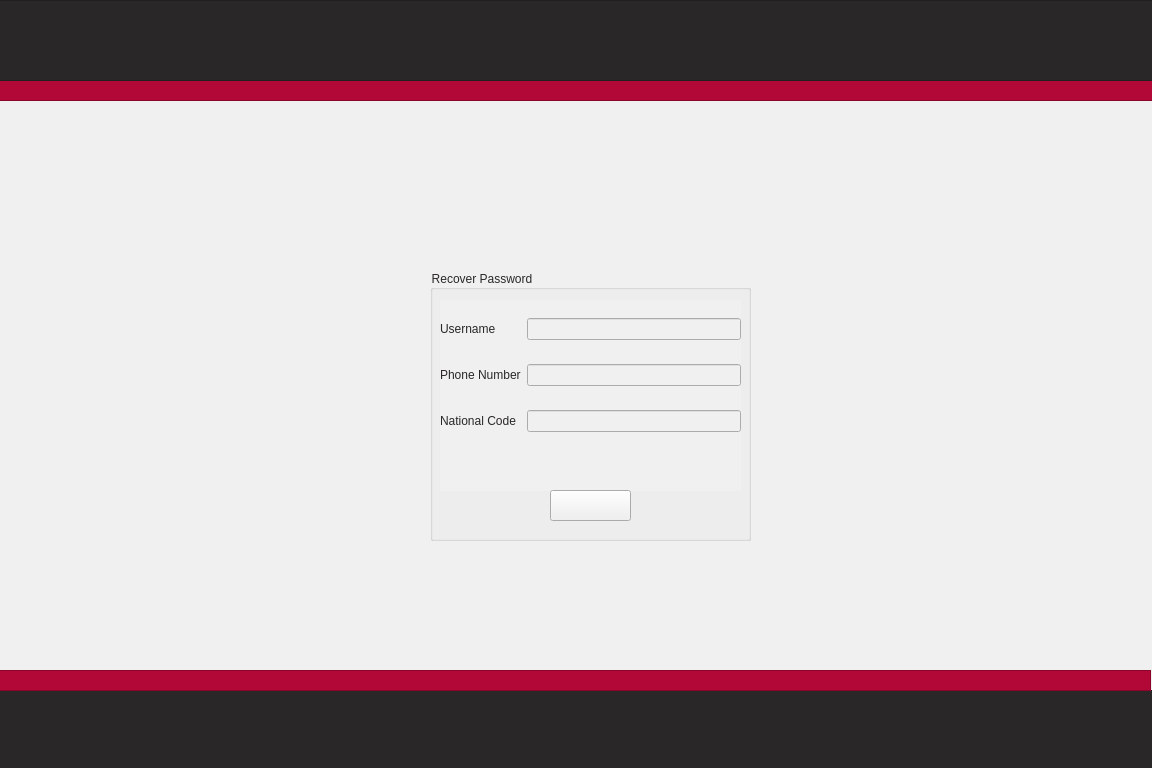
<?xml version="1.0" encoding="UTF-8"?>
<ui version="4.0">
 <class>ForgotPassPage</class>
 <widget class="QWidget" name="ForgotPassPage">
  <property name="geometry">
   <rect>
    <x>0</x>
    <y>0</y>
    <width>1152</width>
    <height>768</height>
   </rect>
  </property>
  <property name="maximumSize">
   <size>
    <width>1152</width>
    <height>768</height>
   </size>
  </property>
  <property name="windowTitle">
   <string>Form</string>
  </property>
  <property name="styleSheet">
   <string notr="true">background-color: rgb(240, 240, 240);</string>
  </property>
  <widget class="QFrame" name="frame_4">
   <property name="geometry">
    <rect>
     <x>-10</x>
     <y>80</y>
     <width>1181</width>
     <height>21</height>
    </rect>
   </property>
   <property name="styleSheet">
    <string notr="true">background-color: rgb(178, 8, 55);</string>
   </property>
   <property name="frameShape">
    <enum>QFrame::StyledPanel</enum>
   </property>
   <property name="frameShadow">
    <enum>QFrame::Raised</enum>
   </property>
  </widget>
  <widget class="QFrame" name="frame_3">
   <property name="geometry">
    <rect>
     <x>-10</x>
     <y>0</y>
     <width>1171</width>
     <height>81</height>
    </rect>
   </property>
   <property name="styleSheet">
    <string notr="true">background-color: rgb(41, 39, 40);</string>
   </property>
   <property name="frameShape">
    <enum>QFrame::StyledPanel</enum>
   </property>
   <property name="frameShadow">
    <enum>QFrame::Raised</enum>
   </property>
  </widget>
  <widget class="QFrame" name="frame_5">
   <property name="geometry">
    <rect>
     <x>-70</x>
     <y>690</y>
     <width>1241</width>
     <height>81</height>
    </rect>
   </property>
   <property name="styleSheet">
    <string notr="true">background-color: rgb(41, 39, 40);</string>
   </property>
   <property name="frameShape">
    <enum>QFrame::StyledPanel</enum>
   </property>
   <property name="frameShadow">
    <enum>QFrame::Raised</enum>
   </property>
  </widget>
  <widget class="QFrame" name="frame_6">
   <property name="geometry">
    <rect>
     <x>-30</x>
     <y>670</y>
     <width>1181</width>
     <height>21</height>
    </rect>
   </property>
   <property name="styleSheet">
    <string notr="true">background-color: rgb(178, 8, 55);</string>
   </property>
   <property name="frameShape">
    <enum>QFrame::StyledPanel</enum>
   </property>
   <property name="frameShadow">
    <enum>QFrame::Raised</enum>
   </property>
  </widget>
  <widget class="QGroupBox" name="groupBox">
   <property name="geometry">
    <rect>
     <x>430</x>
     <y>270</y>
     <width>321</width>
     <height>271</height>
    </rect>
   </property>
   <property name="styleSheet">
    <string notr="true">font: 9pt &quot;Montserrat&quot;;
color: rgb(41, 39, 40);</string>
   </property>
   <property name="title">
    <string>Recover Password</string>
   </property>
   <widget class="QWidget" name="gridLayoutWidget_2">
    <property name="geometry">
     <rect>
      <x>10</x>
      <y>30</y>
      <width>301</width>
      <height>151</height>
     </rect>
    </property>
    <layout class="QGridLayout" name="gridLayout_2">
     <item row="1" column="0">
      <widget class="QLabel" name="label_2">
       <property name="styleSheet">
        <string notr="true">font: 9pt &quot;Montserrat&quot;;
color: rgb(41, 39, 40);</string>
       </property>
       <property name="text">
        <string>Phone Number</string>
       </property>
      </widget>
     </item>
     <item row="0" column="0">
      <widget class="QLabel" name="label">
       <property name="styleSheet">
        <string notr="true">font: 9pt &quot;Montserrat&quot;;
color: rgb(41, 39, 40);</string>
       </property>
       <property name="text">
        <string>Username</string>
       </property>
      </widget>
     </item>
     <item row="1" column="1">
      <widget class="QLineEdit" name="phoneLine"/>
     </item>
     <item row="0" column="1">
      <widget class="QLineEdit" name="userLine">
       <property name="styleSheet">
        <string notr="true">border-color: rgb(4, 4, 4);</string>
       </property>
      </widget>
     </item>
     <item row="2" column="0">
      <widget class="QLabel" name="label_3">
       <property name="styleSheet">
        <string notr="true">font: 9pt &quot;Montserrat&quot;;
color: rgb(41, 39, 40);</string>
       </property>
       <property name="text">
        <string>National Code</string>
       </property>
      </widget>
     </item>
     <item row="2" column="1">
      <widget class="QLineEdit" name="NCodeLine"/>
     </item>
    </layout>
   </widget>
   <widget class="QWidget" name="horizontalLayoutWidget_5">
    <property name="geometry">
     <rect>
      <x>10</x>
      <y>180</y>
      <width>301</width>
      <height>41</height>
     </rect>
    </property>
    <layout class="QHBoxLayout" name="horizontalLayout_5">
     <item>
      <spacer name="horizontalSpacer_6">
       <property name="orientation">
        <enum>Qt::Horizontal</enum>
       </property>
       <property name="sizeHint" stdset="0">
        <size>
         <width>40</width>
         <height>20</height>
        </size>
       </property>
      </spacer>
     </item>
     <item>
      <widget class="QLabel" name="incorrect">
       <property name="text">
        <string/>
       </property>
       <property name="alignment">
        <set>Qt::AlignCenter</set>
       </property>
      </widget>
     </item>
     <item>
      <spacer name="horizontalSpacer_5">
       <property name="orientation">
        <enum>Qt::Horizontal</enum>
       </property>
       <property name="sizeHint" stdset="0">
        <size>
         <width>40</width>
         <height>20</height>
        </size>
       </property>
      </spacer>
     </item>
    </layout>
   </widget>
   <widget class="QLabel" name="Confirm">
    <property name="geometry">
     <rect>
      <x>130</x>
      <y>220</y>
      <width>71</width>
      <height>20</height>
     </rect>
    </property>
    <property name="font">
     <font>
      <family>Montserrat</family>
      <pointsize>9</pointsize>
      <italic>false</italic>
      <bold>false</bold>
     </font>
    </property>
    <property name="styleSheet">
     <string notr="true">font: 9pt &quot;Montserrat&quot;;
color: rgb(178, 8, 55);</string>
    </property>
    <property name="text">
     <string>&lt;html&gt;&lt;head/&gt;&lt;body&gt;&lt;p&gt;&lt;span style=&quot; font-weight:700;&quot;&gt;Confirm&lt;/span&gt;&lt;/p&gt;&lt;/body&gt;&lt;/html&gt;</string>
    </property>
    <property name="alignment">
     <set>Qt::AlignCenter</set>
    </property>
   </widget>
   <widget class="QPushButton" name="Confirmbtn">
    <property name="geometry">
     <rect>
      <x>120</x>
      <y>220</y>
      <width>81</width>
      <height>31</height>
     </rect>
    </property>
    <property name="styleSheet">
     <string notr="true">border-color: rgb(240, 240, 240);
gridline-color: rgb(240, 240, 240);
border-top-color: rgb(240, 240, 240);
border-right-color: rgb(240, 240, 240);
border-bottom-color: rgb(240, 240, 240);
border-left-color: rgb(240, 240, 240);</string>
    </property>
    <property name="text">
     <string/>
    </property>
   </widget>
   <zorder>Confirm</zorder>
   <zorder>gridLayoutWidget_2</zorder>
   <zorder>horizontalLayoutWidget_5</zorder>
   <zorder>Confirmbtn</zorder>
  </widget>
 </widget>
 <resources/>
 <connections/>
</ui>
